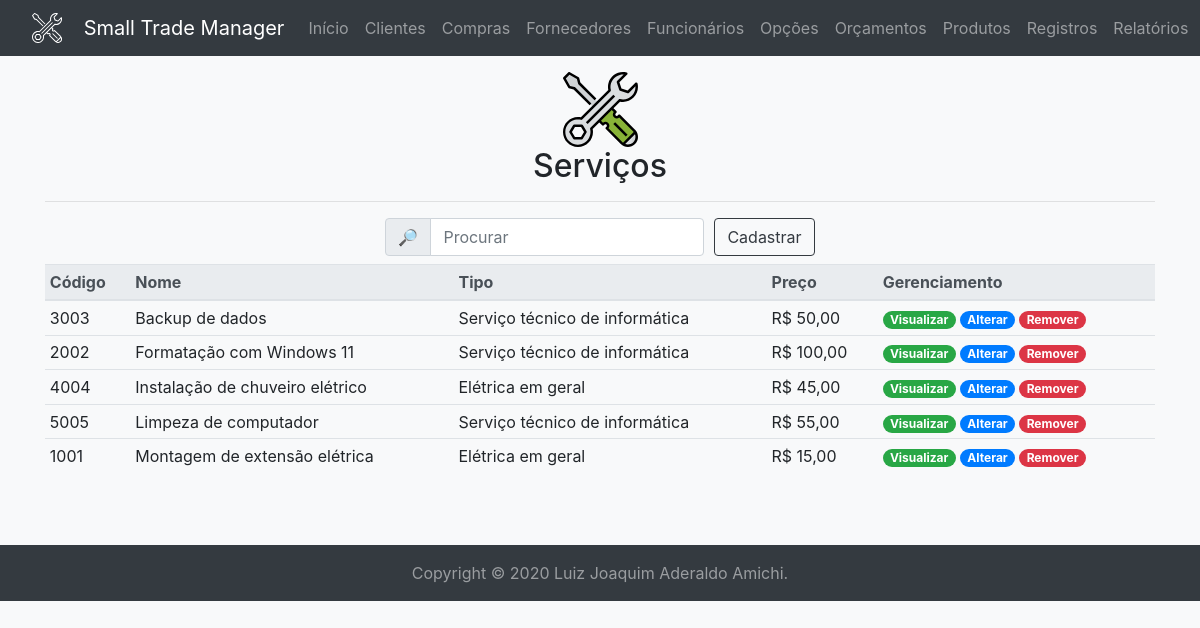
The app's page /service/ (signed in) with its own data.
### tables this page shows
create table if not exists services (
	id int unsigned auto_increment not null primary key,
	code int unsigned not null,
	name varchar(32) character set 'utf8' not null,
	type varchar(32) character set 'utf8' not null,
	price decimal(6,2) not null,
	workload time null
);

### mysql.php (called while the page is built, shortened)
<?php
$db = null;
function execute(string $query, ?object &$record=null): array|bool {
	global $db;
	$operation = strtolower(substr($query, 0, 6));
	$tuple = $record ? convert($record) : $record;
	$connection = $db ?? open();
	$stmt = null;
	if($connection) {
		try {
			if($operation == 'delete') {
				$queries = explode(';', $query);
				foreach($queries as $query) {
					if(!empty($query)) {
						$stmt = $connection->prepare($query);
						$stmt->execute();
					}
				}
			}
			elseif(in_array($operation, ['insert', 'select', 'update'])) {
				$stmt = $connection->prepare($query);
				$stmt->execute($tuple);
			}
			if($operation == 'select') {
				return $stmt->fetchAll(\PDO::FETCH_OBJ);
			}
			elseif(in_array($operation, ['delete', 'insert', 'update'])) {
				if($operation == 'insert' && $record) {
					$record->id = $connection->lastInsertId() ?: ($record->id ?? 0);
				}
				$commit = $connection->commit();
				return (bool) ($operation == 'delete' ? $commit : $stmt->rowCount());
			}
		}
		catch(\PDOException $e) {
			\util\history($e);
			if($operation == 'select') {
				return [];
			}
			elseif(in_array($operation, ['delete', 'insert', 'update'])) {
				$connection->rollBack();
				return false;
			}
		}
		finally {
			$connection = null;
		}
	}
	return false;
}
function open(): ?\PDO {
	global $db;
	if(!$db) {
		try {
			$db = new \PDO('mysql:host=' . MYSQL_HOST . ';dbname=' . MYSQL_SCHEMA, MYSQL_USER, MYSQL_PASSWORD);
			$db->setAttribute(\PDO::ATTR_ERRMODE, \PDO::ERRMODE_EXCEPTION);
			$db->setAttribute(\PDO::ATTR_DEFAULT_FETCH_MODE, \PDO::FETCH_OBJ);
			return $db;
		}
		catch(\PDOException $e) {
			\util\history($e);
			return null;
		}
	}
	return $db;
}

### controllers/service.php (called while the page is built, shortened)
<?php
require_once __DIR__ . '/../mysql.php';
function beautify(object $tuple): object {
	$tuple->price = 'R$ ' . number_format($tuple->price, 2, ',', '.');
	return $tuple;
}

### templates/service/index.php (the view, shortened to what this page needs)
	<div class="container mb-5">
		<div class="my-3 text-center">
			<img alt="Serviço" class="img-fluid mx-3" height="75" src="<?=BASE_URL?>img/service-color.svg" width="75"/>
			<h2><?=PAGE_TITLE?></h2>
			<hr/>
		</div>
		<form accept-charset="utf-8" action="<?=BASE_URL . 'action/' . PAGE_NAME?>/select/" autocomplete="on" class="form-inline justify-content-center" enctype="application/x-www-form-urlencoded" id="search-service" method="get" name="search-service" rel="noopener" target="_self">
			<div class="form-row align-items-center">
				<div class="col-auto">
					<div class="input-group mb-2">
						<div class="input-group-prepend">
							<div class="input-group-text">&#128270;</div>
						</div>
						<input class="form-control" form="search-service" id="search" minlength="1" name="all" placeholder="Procurar" required type="search"/>
					</div>
				</div>
				<div class="col-auto">
					<a class="btn btn-outline-dark mb-2" href="<?=BASE_URL . PAGE_NAME?>/insert/" role="button">Cadastrar</a>
				</div>
			</div>
		</form>
		<table class="table table-hover table-sm">
			<caption></caption>
			<thead class="thead-light">
				<tr>
					<th id="code" scope="row">Código</th>
					<th id="name" scope="row">Nome</th>
					<th id="type" scope="row">Tipo</th>
					<th id="price" scope="row">Preço</th>
					<th id="manage" scope="row">Gerenciamento</th>
				</tr>
			</thead>
			<tbody>
				<?php foreach($tuples as $tuple): ?>
				<tr class="text-truncate" id="<?=$tuple->id?>">
					<td><?=$tuple->code?></td>
					<td><?=$tuple->name?></td>
					<td><?=$tuple->type?></td>
					<td><?=$tuple->price?></td>
					<td>
						<a href="<?=BASE_URL . PAGE_NAME?>/view/?id=<?=$tuple->id?>"><span class="badge badge-pill badge-success">Visualizar</span></a>
						<a href="<?=BASE_URL . PAGE_NAME?>/update/?id=<?=$tuple->id?>"><span class="badge badge-pill badge-primary">Alterar</span></a>
						<a data-action="remove-btn" data-id="<?=$tuple->id?>" data-model="<?=BASE_URL . 'action/' . PAGE_NAME?>/delete/" data-target="#remove-modal" data-toggle="modal" href="#"><span class="badge badge-pill badge-danger">Remover</span></a>
					</td>
				</tr>
				<?php endforeach; ?>
			</tbody>
		</table>
	</div>
</body>
</html>

### records on screen
services: code "3003", name "Backup de dados", type "Serviço técnico de informática", price "R$ 50,00"
services: code "2002", name "Formatação com Windows 11", type "Serviço técnico de informática", price "R$ 100,00"
services: code "4004", name "Instalação de chuveiro elétrico", type "Elétrica em geral", price "R$ 45,00"
services: code "5005", name "Limpeza de computador", type "Serviço técnico de informática", price "R$ 55,00"
services: code "1001", name "Montagem de extensão elétrica", type "Elétrica em geral", price "R$ 15,00"

### other values on screen
PAGE_TITLE "Serviços"
